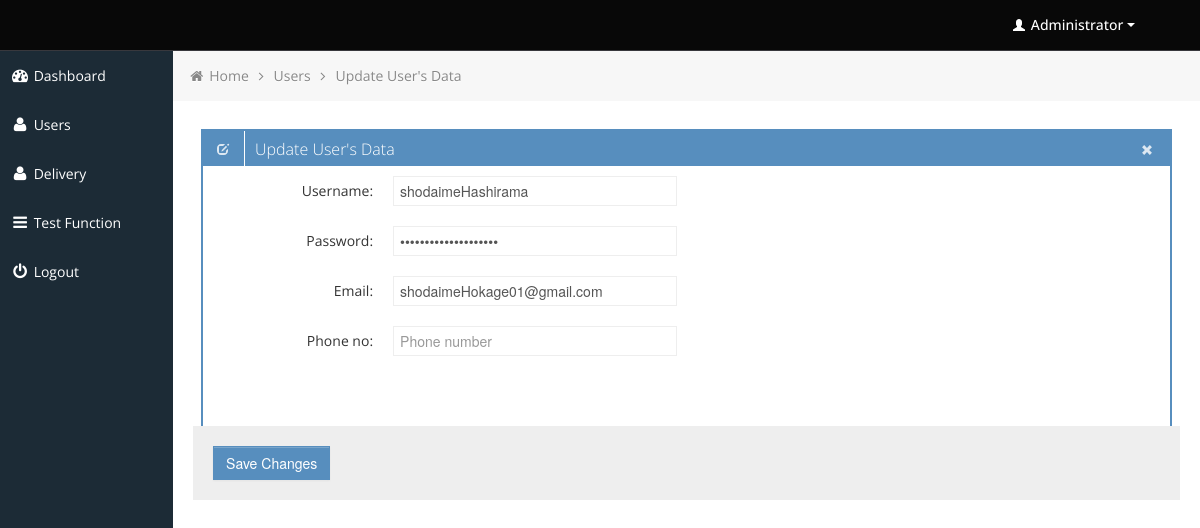
The page /edit_data.php?uID=7 (signed in) on the database its author committed.
### tables this page shows
CREATE TABLE `tblusers` (
  `id` int(11) NOT NULL auto_increment,
  `Username` varchar(20) NOT NULL,
  `Password` varchar(20) NOT NULL,
  `Firstname` text NOT NULL,
  `Lastname` text NOT NULL,
  `Email` varchar(30) NOT NULL,
  PRIMARY KEY  (`id`)
);

### edit_data.php (the view, shortened to what this page needs)
<?php
$userID = $_GET['uID'];
	include('includes/connection.php');
	$sql ="SELECT * FROM tblusers where id = '$userID'";
	$result = mysqli_query($connect,$sql);
	while($row = mysqli_fetch_array($result))
	{
	    $user = $row['Username'];
	    $pass = $row['Password'];
	    $email = $row['Email'];
	    $phone = $row['Phone'];
	}
?>
			<div class="row-fluid sortable">
				<div class="box span12">
					<div class="box-header" data-original-title>
						<h2><i class="halflings-icon white edit"></i><span class="break"></span>Update User's Data</h2>
						<div class="box-icon">
							<a href="users.php" class="btn-close"><i class="halflings-icon white remove"></i></a>
						</div>
					</div>
					<div class="box-content">
						<form class="form-horizontal" method="post" action="update_data.php">
							<fieldset>
							  <div class="control-group">
								<label class="control-label" for="focusedInput">Username:</label>
								<div class="controls">
								  <input class="input-xlarge focused" name="txtusername" id="focusedInput" type="text" placeholder="Username"
								  value="<?php echo $user; ?>">
								</div>
							  </div>
							  <div class="control-group">
								<label class="control-label" for="focusedInput">Password:</label>
								<div class="controls">
								  <input class="input-xlarge focused" name="txtpassword" id="focusedInput" type="password" placeholder="Password"
								  value="<?php echo $pass; ?>">
								</div>
							  </div>
							  <div class="control-group">
								<label class="control-label" for="focusedInput">Email:</label>
								<div class="controls">
								  <input class="input-xlarge focused" name="txtemail" id="focusedInput" type="text" placeholder="Email"
								  value="<?php echo $email; ?>">
								</div>
								</div>
							  <div class="control-group">
								<label class="control-label" for="focusedInput">Phone no:</label>
								<div class="controls">
								  <input class="input-xlarge focused" name="phone" id="focusedInput" type="text" placeholder="Phone number"
								  value="<?php echo $phone; ?>">
								</div>
							  </div>
							  </div>
							  <div class="form-actions">
								<button type="submit" onclick="return confirmUpdate()" class="btn btn-primary">Save Changes</button>
							  </div>
					</div>
				</div>
			</div>

### css/style.css (style rules this page uses)
body { background: #F5F5F5; color: #333; border: none; font-family: 'Open Sans', sans-serif; font-weight: 400; }
a { color: #646464; }
h2 { font-size: 16px; line-height: 16px; }
.box { border: 2px solid #578EBE; background: #fff !important; margin-bottom: 28px; }
.box-header { height: 16px; font-size: 16px; line-height: 16px; padding: 10px; background: #578EBE; -webkit-box-shadow: none; -moz-box-shadow: none; box-shadow: none; overflow: hidden; }
.box-header h2 { float:left; margin-top: 0px; font-weight: 300; }
.box-header .box-icon, .box-header h2 { color:#fff; }
.box-header h2 i { margin: 0px 3px 0px 4px; opacity: .8; filter: alpha(opacity=80); -ms-filter:"progid:DXImageTransform.Microsoft.Alpha(Opacity=80)"; }
.box-header .box-icon { float:right; margin-top: 1px; }
.box-header .box-icon i { -webkit-transition: all 0.1s ease-in-out; -moz-transition: all 0.1s ease-in-out; -o-transition: all 0.1s ease-in-out; -ms-transition: all 0.1s ease-in-out; transition: all 0.1s ease-in-out; opacity: .8; filter: alpha(opacity=80); -ms-filter:"progid:DXImageTransform.Microsoft.Alpha(Opacity=80)"; }
.box-header .box-icon a { margin: 0px 5px; }
.box-content { position: relative; z-index: 50; margin-top: -1px; padding: 10px; background: #fff !important; }
.form-actions { padding: 19px 20px 20px; margin: 20px -10px -30px -10px; background-color: #eee; border-top: 1px solid #eee; *zoom: 1; }
.form-actions:before, .form-actions:after { display: table; line-height: 0; content: ""; }
.form-actions:after { clear: both; }
.btn { display: inline-block; padding: 6px 12px; margin-bottom: 0; font-size: 14px; font-weight: 500; line-height: 20px; text-align: center; white-space: nowrap; vertical-align: middle; cursor: pointer; border: 1px solid #a7a9aa; -webkit-border-radius: 0px !important; border-radius: 0px !important; }
.btn { color: #ffffff; background-color: #a7a9aa; border-color: #a7a9aa; background-image: none; filter: none; text-shadow: none; }
.btn-primary { background-color: #578EBE; border-color: #578EBE; }

### css/halflings.css (style rules this page uses)
html, html .halflings { -webkit-font-smoothing: antialiased !important; }
.halflings-icon { display: inline-block; width: 14px; height: 14px; line-height: 14px; vertical-align: text-top; background-image: url(../img/glyphicons_halflings.svg); background-position: 0 0; background-repeat: no-repeat; vertical-align: top; *display: inline; *zoom: 1; *margin-right: .3em; }
.halflings-icon.white { background-image: url(../img/glyphicons_halflings-white.svg); }
.halflings-icon.remove { background-position: -312px 0; }
.halflings-icon.edit { background-position: -96px -72px; }

### rows shown on the page
tblusers: txtusername "shodaimeHashirama", txtemail "shodaimeHokage01@gmail.com"
